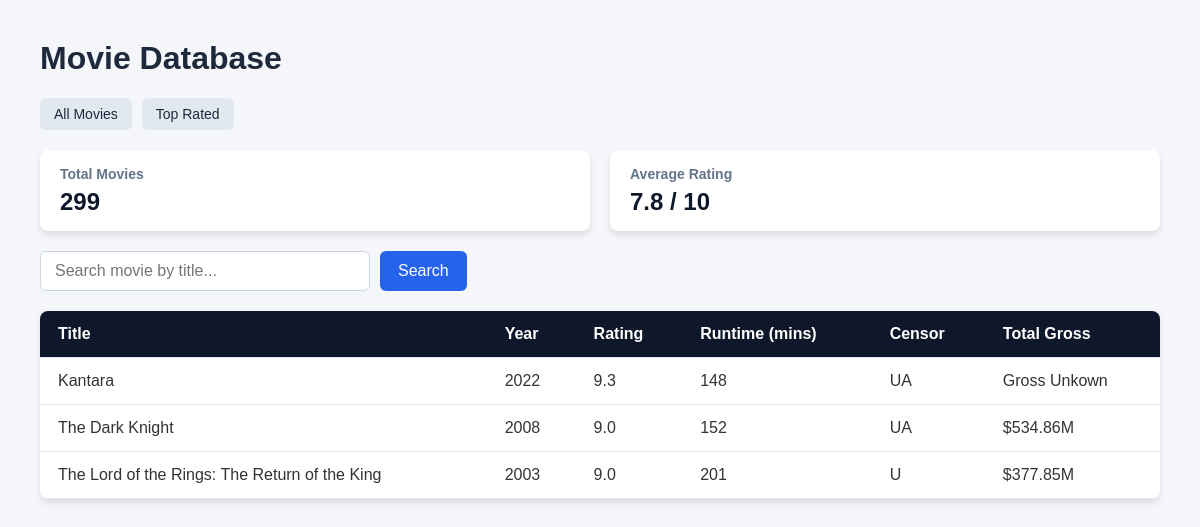
/top-rated, run on the app's committed database.
### tables this page shows
CREATE TABLE Movie (
    movie_id INTEGER PRIMARY KEY AUTOINCREMENT,
    title TEXT,
    year INTEGER,
    rating REAL,
    runtime_mins INTEGER,
    censor TEXT,
    total_gross TEXT,
    genre_id INTEGER,
    FOREIGN KEY (genre_id) REFERENCES Genre(genre_id)
);

### app.py (the view)
@app.route("/top-rated")
def top_rated():
    conn = connect_db()
    movies = conn.execute("SELECT * FROM Movie WHERE Rating >= 9.0 ORDER BY Rating DESC;").fetchall()
    stats = conn.execute("SELECT COUNT(*) as total, ROUND(AVG(Rating), 1) as avg_rating FROM Movie;").fetchone()
    conn.close()
    return render_template("index.html", movies=movies, query="", stats=stats)

### app.py (called while the page is built)
def connect_db():
    conn = sqlite3.connect("MoviesProject.db")
    conn.row_factory = sqlite3.Row
    return conn

### templates/index.html (shortened to what this page needs)
<!DOCTYPE html>
<html lang="en">
<head>
</head>
<body>
    <h1>Movie Database</h1>
    <div class="nav-links">
        <a href="/">All Movies</a>
        <a href="/top-rated">Top Rated</a>
    </div>
    {% if stats %}
    <div class="stats-container" style="display: flex; gap: 20px; margin-bottom: 20px;">
        <div style="background: white; padding: 15px 20px; border-radius: 8px; box-shadow: 0 4px 6px rgba(0,0,0,0.1); flex: 1;">
            <span style="font-size: 14px; color: #64748b; font-weight: 600;">Total Movies</span>
            <h3 style="margin: 5px 0 0 0; color: #0f172a; font-size: 24px;">{{ stats['total'] }}</h3>
        </div>
        <div style="background: white; padding: 15px 20px; border-radius: 8px; box-shadow: 0 4px 6px rgba(0,0,0,0.1); flex: 1;">
            <span style="font-size: 14px; color: #64748b; font-weight: 600;">Average Rating</span>
            <h3 style="margin: 5px 0 0 0; color: #0f172a; font-size: 24px;">{{ stats['avg_rating'] }} / 10</h3>
        </div>
    </div>
    {% endif %}
    <form action="/" method="GET" class="search-container">
        <input type="text" name="search" placeholder="Search movie by title..." value="{{ query or '' }}" class="search-input">
        <button type="submit" class="search-btn">Search</button>
    </form>
    <div class="table-container">
        <table>
            <thead>
                <tr>
                    <th>Title</th>
                    <th>Year</th>
                    <th>Rating</th>
                    <th>Runtime (mins)</th>
                    <th>Censor</th>
                    <th>Total Gross</th>
                </tr>
            </thead>
            <tbody>
                {% if movies %}
                    {% for movie in movies %}
                        <tr>
                            <td>{{ movie['title'] }}</td>
                            <td>{{ movie['year'] }}</td>
                            <td>{{ movie['rating'] }}</td>
                            <td>{{ movie['runtime_mins'] }}</td>
                            <td>{{ movie['censor'] }}</td>
                            <td>{{ movie['total_gross'] }}</td>
                        </tr>
                    {% endfor %}
                {% else %}
                    <tr>
                        <td colspan="6" style="text-align: center; padding: 30px; color: #64748b; font-style: italic;">
                            No movies found matching your search. Try looking for something else!
                        </td>
                    </tr>
                {% endif %}
            </tbody>
        </table>
    </div>
</body>
</html>

### templates/index.html (style rules this page uses)
body { font-family: Arial, sans-serif; margin: 40px; background-color: #f4f6f9; color: #333; }
h1 { color: #1e293b; }
.nav-links { margin-bottom: 20px; display: flex; gap: 10px; }
.nav-links a { padding: 8px 14px; background-color: #e2e8f0; color: #1e293b; text-decoration: none; border-radius: 6px; font-size: 14px; font-weight: 500; }
.search-container { margin-bottom: 20px; display: flex; gap: 10px; }
.search-input { padding: 10px 14px; font-size: 16px; border: 1px solid #cbd5e1; border-radius: 6px; width: 300px; }
.search-btn { padding: 10px 18px; font-size: 16px; background-color: #2563eb; color: white; border: none; border-radius: 6px; cursor: pointer; }
.table-container { background: white; border-radius: 8px; box-shadow: 0 4px 6px rgba(0,0,0,0.1); overflow: hidden; }
table { width: 100%; border-collapse: collapse; }
th, td { padding: 14px 18px; text-align: left; border-bottom: 1px solid #e2e8f0; }
th { background-color: #0f172a; color: white; font-weight: 600; }

### data on the page
Movie: title "Kantara", year "2022", rating "9.3", runtime_mins "148", censor "UA", total_gross "Gross Unkown"
Movie: title "The Dark Knight", year "2008", rating "9.0", runtime_mins "152", censor "UA", total_gross "$534.86M"
Movie: title "The Lord of the Rings: The Return of the King", year "2003", rating "9.0", runtime_mins "201", censor "U", total_gross "$377.85M"

### other printed values
{{ stats['total'] }} "299"
{{ stats['avg_rating'] }} "7.8"
